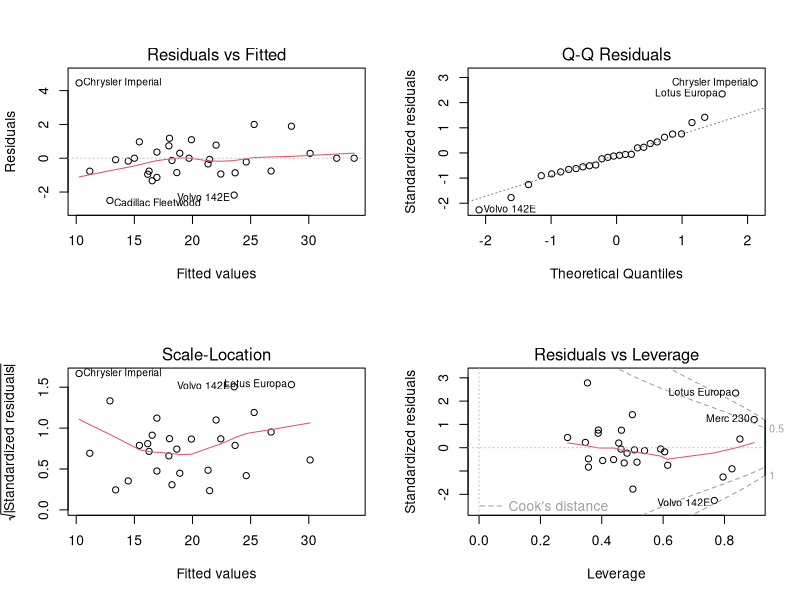
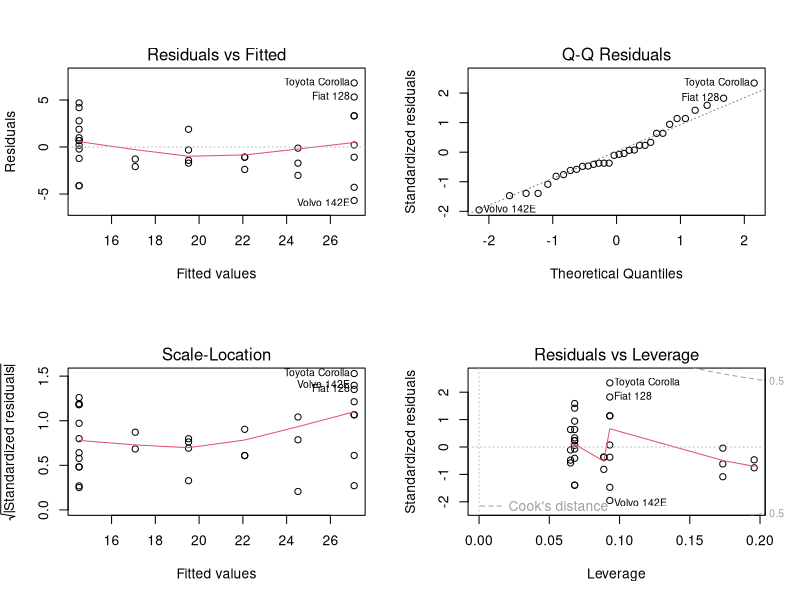
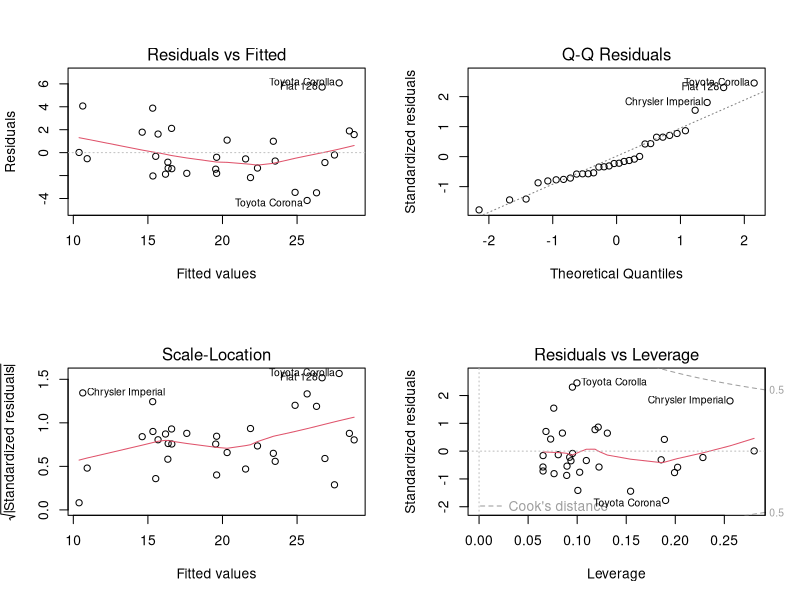
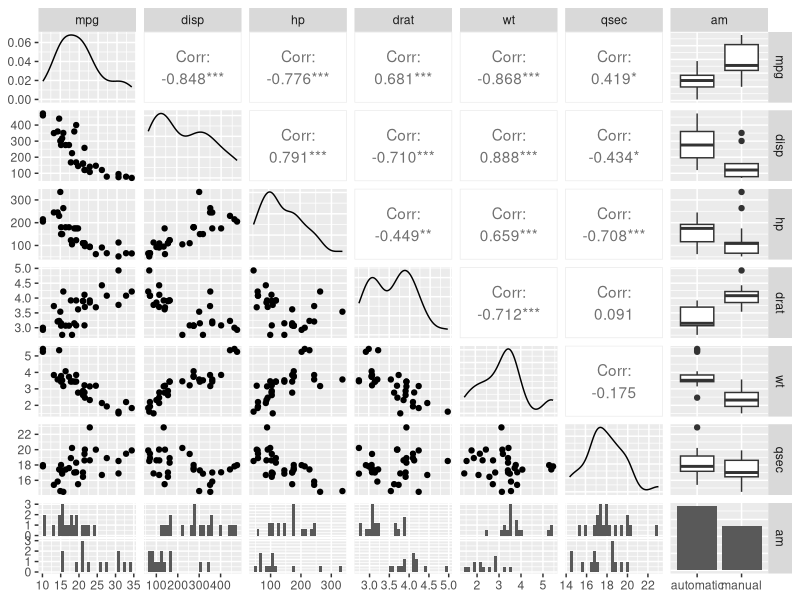
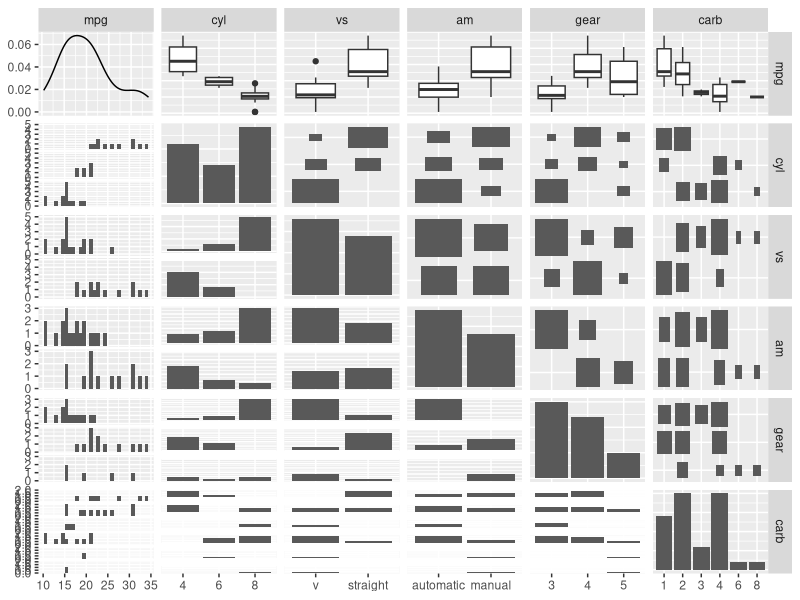
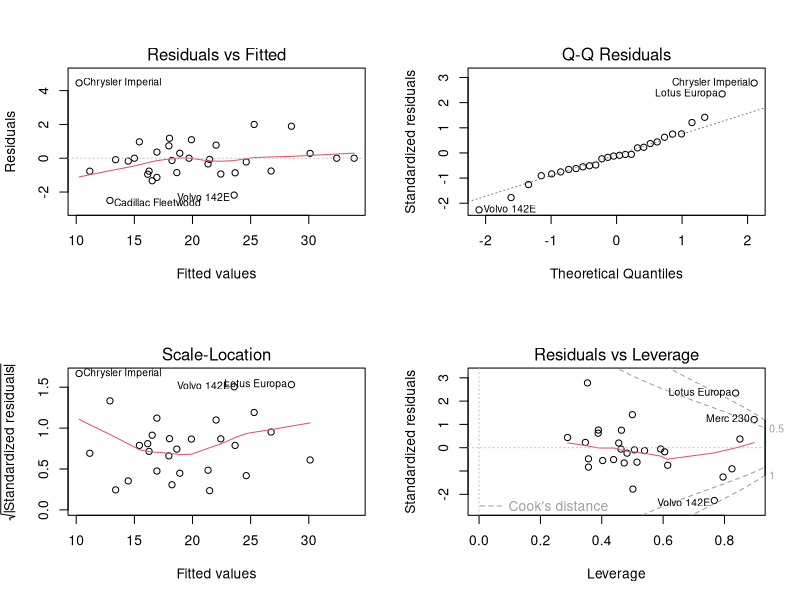
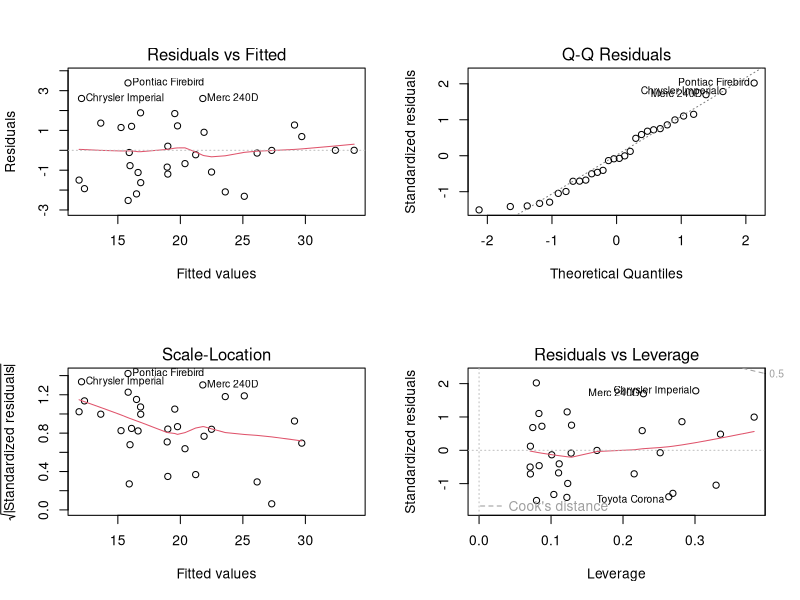

Reproduce these figures in R, in order.
## ---- chunk 1
knitr::opts_chunk$set(cache=TRUE)
## ---- chunk 2
library(ggplot2)
library(GGally)
library(dplyr)
data(mtcars)

mtcars$am <- factor(mtcars$am, levels = c(0,1), labels = c('automatic', 'manual'))
mtcars$vs <- factor(mtcars$vs, levels = c(0,1), labels = c('v', 'straight'))
mtcars$gear <- factor(mtcars$gear)
mtcars$carb <- factor(mtcars$carb)
mtcars$cyl <- factor(mtcars$cyl)
mtcars$cwt <- scale(mtcars$wt, scale = FALSE)
mtcars$cdisp <- scale(mtcars$disp, scale = FALSE)
mtcars$toy <- ifelse(rownames(mtcars) == 'Toyota Corolla',1,0)
mtcars$fiat <- ifelse(rownames(mtcars) == 'Fiat 128',1,0)


contcorr <- ggpairs(mtcars,
        colour = 'am',
        columns = c(1,3:7,9))

disccorr <- ggpairs(mtcars,
        colour = 'am',
        columns = c(1:2,8:11))
## ---- chunk 3
# First model reveals a possible relationship of wt and hp when all other effects present. 
# Good fit but mostly driven by large number of parameters. 
fit0 <- lm(mpg ~ ., mtcars)
summary(fit0)

# Large residuals and the assumption of Normality in the regressions error terms appears not to be accurate.
par(mfrow = c(2,2))
plot(fit0)

# By defining a model where MPG is explained by factor effect of transmition type and weight along with their interaction. Number of cylinders is also introduced as factor.
mtcars$cyl <- as.numeric(mtcars$cyl)
fit <- lm(mpg ~ am * cwt + cyl + toy + fiat, mtcars)
summary(fit)

# Adjustment is not much worse than when all variables (and its high number of parameters) were used. In addition, all coefficients have low enough standard errors to be acceptable for the author (especially given the low sample size given the complex relationships present and the limitation of tools allowed in this exercise). 



# Lower fit, greater residual variance, less nice QQ plot. General lower accuracy observed.
fit2 <- lm(mpg ~ am + cyl, mtcars)
summary(fit2)
par(mfrow = c(2,2))
plot(fit2)


# Still a mediocre model with slightly lower residual variance than fit2. The rogue group of cars is larger, meaning we don't describe enough patterns with as much consistency.
fit3 <- lm(mpg ~ am + cyl + wt, mtcars)
summary(fit3)
par(mfrow = c(2,2))
plot(fit3)

## ---- chunk 4
knitr::kable(round(summary(fit)$coefficients, 3))
## ---- chunk 5
print(contcorr)
## ---- chunk 6
print(disccorr)
## ---- chunk 7
# fit0 - Large residuals and the assumption of Normality in the regressions error terms appears not to be accurate.
par(mfrow = c(2,2))
plot(fit0)


# fit - Residual variance is lower and the assumption of Normality, while not perfect, is better founded. Four cars have a similar patterns that aren't easily isolated with simple linear regression.  However, fit and parsimony of the model were deemed acceptable.
par(mfrow = c(2,2))
plot(fit)
